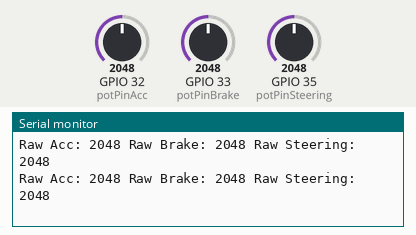
The sketch below on a simulated ESP32. Shown: the last lines printed to the serial monitor. Inputs (shaded band) come from the test bench; at power-on: GPIO 32 (potPinAcc) = 2048, GPIO 33 (potPinBrake) = 2048, GPIO 35 (potPinSteering) = 2048.

Above: at 1.2 s.
1.3 s: GPIO 32 (potPinAcc) set to 2866
At 1.31 s:
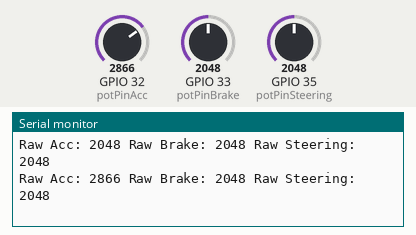
2.8 s: GPIO 33 (potPinBrake) set to 2866
At 2.82 s:
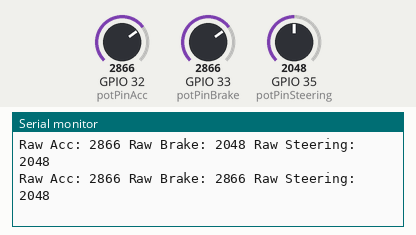
4.3 s: GPIO 35 (potPinSteering) set to 2866
At 4.33 s:
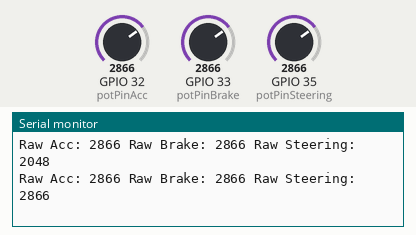
5.8 s: GPIO 32 (potPinAcc) set to 3603
At 5.84 s:
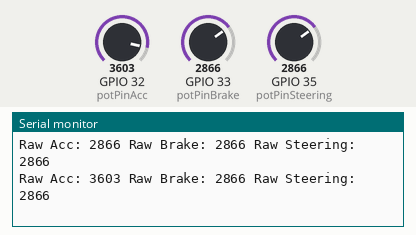
7.3 s: GPIO 33 (potPinBrake) set to 3603
At 7.35 s:
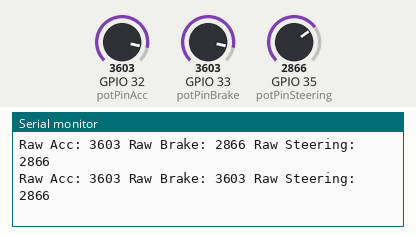
8.8 s: GPIO 35 (potPinSteering) set to 3603
At 8.86 s:
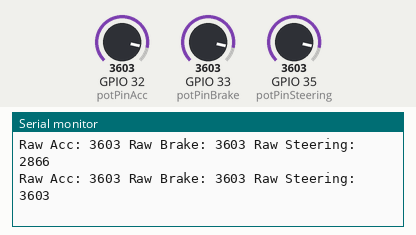
Timing chart, 0 to 11.3 s (numbered marks = the images above; inputs shaded):
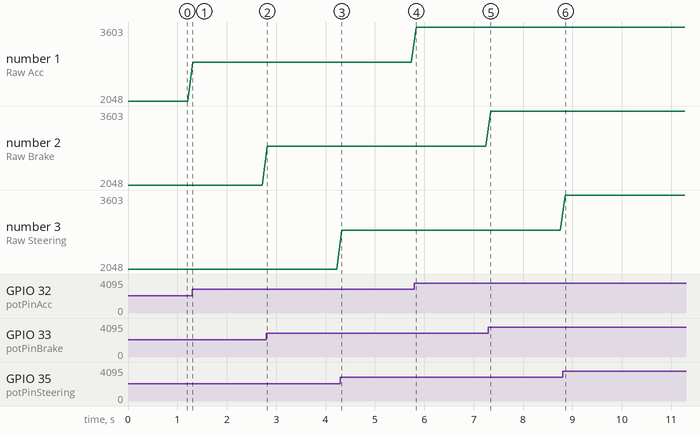

Measured:
- after the input at 1.3 s, the serial monitor: prints a new line at once (image 1)
- after the input at 2.8 s, the serial monitor: prints a new line at once (image 2)
- after the input at 4.3 s, the serial monitor: prints a new line at once (image 3)
- after the input at 5.8 s, the serial monitor: prints a new line at once (image 4)
- after the input at 7.3 s, the serial monitor: prints a new line after 0.05 s (image 5)
- after the input at 8.8 s, the serial monitor: prints a new line after 0.06 s (image 6)
- plotted number 1: 2048 → 2866 after the input at 1.3 s, 2866 → 3603 after the input at 5.8 s

The sketch:

ADC_linear_test.ino
```cpp
#define DEBUG 1 // Set to 1 to enable debug, 0 to disable

const int potPinAcc = 32; // Pin connected to the Acceleration potentiometer
const int potPinBrake = 33; // Pin connected to the Brake potentiometer
const int potPinSteering = 35; // Pin connected to the Steering potentiometer

int rawValueAcc, rawValueBrake, rawValueSteering;
float linearValueAcc, linearValueBrake, linearValueSteering;
int mappedValueAcc, mappedValueBrake, mappedValueSteering;

// Common lookup table for nonlinear to linear conversion
const int lookupTable[10] = {0, 500, 1000, 1500, 2000, 2500, 3000, 3500, 4000, 4095};

void setup() {
  Serial.begin(115200);
  #if DEBUG
    Serial.println("Debugging is ON");
  #endif
}

void loop() {
  rawValueAcc = analogRead(potPinAcc);
  rawValueBrake = analogRead(potPinBrake);
  rawValueSteering = analogRead(potPinSteering);

  linearValueAcc = interpolate(rawValueAcc, lookupTable);
  linearValueBrake = interpolate(rawValueBrake, lookupTable);
  linearValueSteering = interpolate(rawValueSteering, lookupTable);

  mappedValueAcc = map(rawValueAcc, 200, 550, -32737, 32736);
  mappedValueBrake = map(rawValueBrake, 0, 550, -32737, 32736);
  mappedValueSteering = map(rawValueSteering, 200, 1024, -32737, 32736);

  #if DEBUG
    Serial.print("Raw Acc: ");
    Serial.print(rawValueAcc);


    Serial.print(" Raw Brake: ");
    Serial.print(rawValueBrake);


    Serial.print(" Raw Steering: ");
    Serial.println(rawValueSteering);

  #endif

  delay(100);
}

float interpolate(int raw, const int* lookupTable) {
  int index = raw / 455; // Assuming 12-bit ADC and 20 segments
  if (index >= 9) index = 8; // Ensure index is within bounds
  float fraction = (raw % 455) / 455.0;
  return lookupTable[index] + fraction * (lookupTable[index + 1] - lookupTable[index]);
}
```
